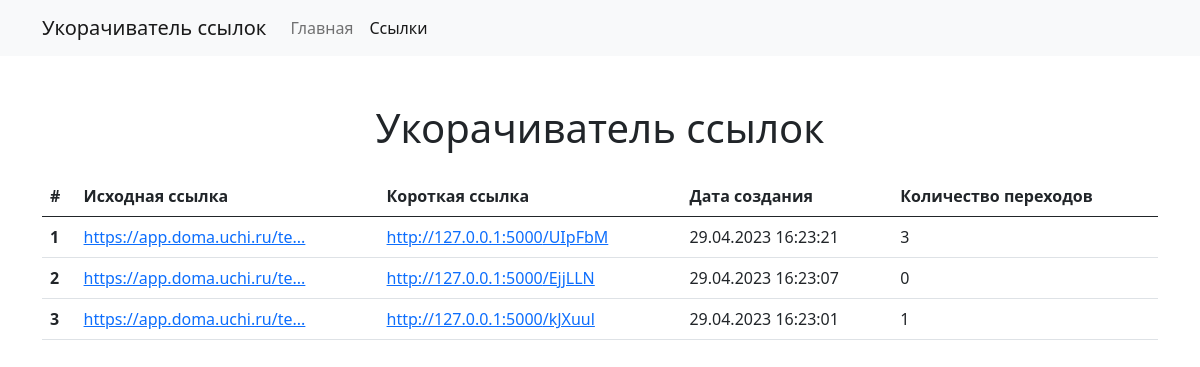
Page /urls on the earlier database version.
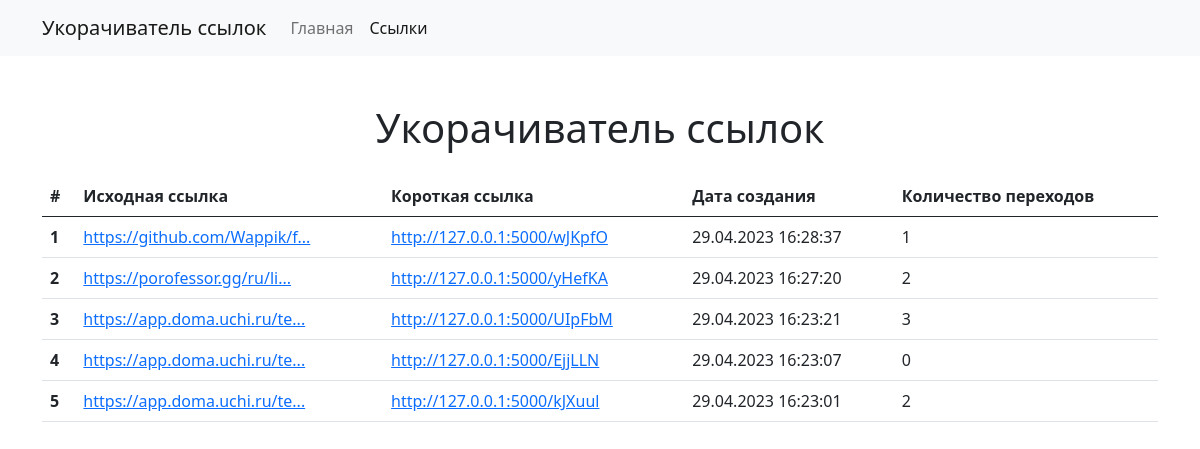
Same page on the later database version.
### main.py (models this page shows)
class UrlInfo(db.Model):
    id = db.Column(db.Integer, primary_key=True)
    original_url = db.Column(db.String(255), unique=True, nullable=False)
    short = db.Column(db.String(6), unique=True)
    visits = db.Column(db.Integer, default=0)
    created_date = db.Column(db.DateTime, default=datetime.now)

### main.py (the view)
@app.route('/urls')
def urls():
    urls = UrlInfo.query.all()
    return render_template('urls.html', urls=urls[::-1])

### templates/urls.html
{% extends 'base.html' %}
{% block content %}
  <div class="container mt-5">
    <h1 class="text-center mb-4">Укорачиватель ссылок</h1>
    <table class="table table-hover">
      <thead>
      <tr>
        <th scope="col">#</th>
        <th scope="col">Исходная ссылка</th>
        <th scope="col">Короткая ссылка</th>
        <th scope="col">Дата создания</th>
        <th scope="col">Количество переходов</th>
      </tr>
      </thead>
      <tbody>
      {% for url in urls %}
      <tr>
        <th scope="row">{{loop.index}}</th>
        <td>
          <a href="{{url.original_url}}">
            {{url.original_url|truncate(30)}}
          </a>
        </td>
        <td>
          <a href="{{ url_for('url_redirect', short=url.short) }}">
            http://127.0.0.1:5000{{ url_for('url_redirect', short=url.short) }}
          </a>
        </td>
        <td>
          {{ url.created_date.strftime('%d.%m.%Y %H:%M:%S') }}
        </td>
        <td>{{ url.visits }}</td>
      </tr>
      {% endfor %}
      </tbody>
    </table>
  </div>
{% endblock %}

### templates/base.html (shortened to what this page needs)
<!DOCTYPE html>
<html lang="en">
  <head>
    <link href="https://cdn.jsdelivr.net/npm/bootstrap@5.0.1/dist/css/bootstrap.min.css" rel="stylesheet">
  </head>
  <body>
    {% include 'navigation.html' %}
    {% block content %}{% endblock %}
  </body>
</html>

### templates/navigation.html (shortened to what this page needs)
<nav class="navbar navbar-expand-lg navbar-light bg-light">
  <div class="container">
    <a class="navbar-brand" href="{{ url_for('index') }}">Укорачиватель ссылок</a>
    <div class="collapse navbar-collapse" id="navbarNav">
      <ul class="navbar-nav">
        <li class="nav-item">
          <a class="nav-link {% if request.endpoint == 'index' %}active{% endif %}" aria-current="page" href="{{ url_for('index') }}">Главная</a>
        </li>
        <li class="nav-item">
          <a class="nav-link {% if request.endpoint =='urls' %}active{% endif %}" href="{{ url_for('urls') }}">Ссылки</a>
        </li>
      </ul>
    </div>
  </div>
</nav>

Differences in the rows shown:
added UrlInfo: original_url "https://github.com/Wappik/f...", short "/wJKpfO", created_date "29.04.2023 16:28:37", visits "1"
added UrlInfo: original_url "https://porofessor.gg/ru/li...", short "/yHefKA", created_date "29.04.2023 16:27:20", visits "2"
changed UrlInfo "/kJXuul": visits "1" → "2"
